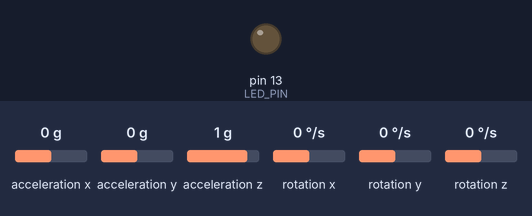
Recording of a sketch running on a simulated Arduino Leonardo, built with avr-gcc and run on an emulated ATmega32U4. Shown: output pins drawn as LEDs (lit = HIGH). Dashed ring = blinking. The test bench sets the inputs (shaded band); at power-on: acceleration x 0 g, acceleration y 0 g, acceleration z 1 g, rotation x 0 °/s, rotation y 0 °/s, rotation z 0 °/s. The sensor or clock chip raises its interrupt line as the real part does; what the sketch prints to the serial monitor is not drawn.

Above: at 0.1 s.
At 0.68 s:
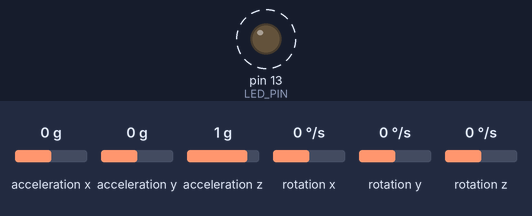
Timing chart, 0 to 3.5 s (numbered marks = the images above):
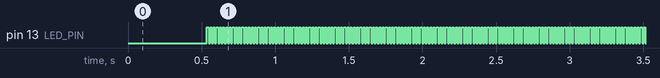

The sketch:

testMPU6050.ino
```cpp
// I2C device class (I2Cdev) demonstration Arduino sketch for MPU6050 class using DMP (MotionApps v2.0)
// 6/21/2012 by Jeff Rowberg <jeff@rowberg.net>
// Updates should (hopefully) always be available at https://github.com/jrowberg/i2cdevlib
//
// Changelog:
//      2013-05-08 - added seamless Fastwire support
//                 - added note about gyro calibration
//      2012-06-21 - added note about Arduino 1.0.1 + Leonardo compatibility error
//      2012-06-20 - improved FIFO overflow handling and simplified read process
//      2012-06-19 - completely rearranged DMP initialization code and simplification
//      2012-06-13 - pull gyro and accel data from FIFO packet instead of reading directly
//      2012-06-09 - fix broken FIFO read sequence and change interrupt detection to RISING
//      2012-06-05 - add gravity-compensated initial reference frame acceleration output
//                 - add 3D math helper file to DMP6 example sketch
//                 - add Euler output and Yaw/Pitch/Roll output formats
//      2012-06-04 - remove accel offset clearing for better results (thanks Sungon Lee)
//      2012-06-01 - fixed gyro sensitivity to be 2000 deg/sec instead of 250
//      2012-05-30 - basic DMP initialization working

// calibration: http://42bots.com/tutorials/arduino-script-for-mpu-6050-auto-calibration/

/* ============================================
  I2Cdev device library code is placed under the MIT license
  Copyright (c) 2012 Jeff Rowberg

  Permission is hereby granted, free of charge, to any person obtaining a copy
  of this software and associated documentation files (the "Software"), to deal
  in the Software without restriction, including without limitation the rights
  to use, copy, modify, merge, publish, distribute, sublicense, and/or sell
  copies of the Software, and to permit persons to whom the Software is
  furnished to do so, subject to the following conditions:

  The above copyright notice and this permission notice shall be included in
  all copies or substantial portions of the Software.

  THE SOFTWARE IS PROVIDED "AS IS", WITHOUT WARRANTY OF ANY KIND, EXPRESS OR
  IMPLIED, INCLUDING BUT NOT LIMITED TO THE WARRANTIES OF MERCHANTABILITY,
  FITNESS FOR A PARTICULAR PURPOSE AND NONINFRINGEMENT. IN NO EVENT SHALL THE
  AUTHORS OR COPYRIGHT HOLDERS BE LIABLE FOR ANY CLAIM, DAMAGES OR OTHER
  LIABILITY, WHETHER IN AN ACTION OF CONTRACT, TORT OR OTHERWISE, ARISING FROM,
  OUT OF OR IN CONNECTION WITH THE SOFTWARE OR THE USE OR OTHER DEALINGS IN
  THE SOFTWARE.
  ===============================================
*/

// I2Cdev and MPU6050 must be installed as libraries, or else the .cpp/.h files
// for both classes must be in the include path of your project
#include "I2Cdev.h"

#include "MPU6050_6Axis_MotionApps20.h"
//#include "MPU6050.h" // not necessary if using MotionApps include file

// Arduino Wire library is required if I2Cdev I2CDEV_ARDUINO_WIRE implementation
// is used in I2Cdev.h
#if I2CDEV_IMPLEMENTATION == I2CDEV_ARDUINO_WIRE
#include "Wire.h"
#endif

// class default I2C address is 0x68
// specific I2C addresses may be passed as a parameter here
// AD0 low = 0x68 (default for SparkFun breakout and InvenSense evaluation board)
// AD0 high = 0x69
MPU6050 mpu;
//MPU6050 mpu(0x69); // <-- use for AD0 high

/* =========================================================================
   NOTE: In addition to connection 3.3v, GND, SDA, and SCL, this sketch
   depends on the MPU-6050's INT pin being connected to the Arduino's
   external interrupt #0 pin. On the Arduino Uno and Mega 2560, this is
   digital I/O pin 2.
   ========================================================================= */

/* =========================================================================
   NOTE: Arduino v1.0.1 with the Leonardo board generates a compile error
   when using Serial.write(buf, len). The Teapot output uses this method.
   The solution requires a modification to the Arduino USBAPI.h file, which
   is fortunately simple, but annoying. This will be fixed in the next IDE
   release. For more info, see these links:

   http://arduino.cc/forum/index.php/topic,109987.0.html
   http://code.google.com/p/arduino/issues/detail?id=958
   ========================================================================= */


// uncomment "OUTPUT_READABLE_QUATERNION" if you want to see the actual
// quaternion components in a [w, x, y, z] format (not best for parsing
// on a remote host such as Processing or something though)
//#define OUTPUT_READABLE_QUATERNION

// uncomment "OUTPUT_READABLE_EULER" if you want to see Euler angles
// (in degrees) calculated from the quaternions coming from the FIFO.
// Note that Euler angles suffer from gimbal lock (for more info, see
// http://en.wikipedia.org/wiki/Gimbal_lock)
//#define OUTPUT_READABLE_EULER

// uncomment "OUTPUT_READABLE_YAWPITCHROLL" if you want to see the yaw/
// pitch/roll angles (in degrees) calculated from the quaternions coming
// from the FIFO. Note this also requires gravity vector calculations.
// Also note that yaw/pitch/roll angles suffer from gimbal lock (for
// more info, see: http://en.wikipedia.org/wiki/Gimbal_lock)
#define OUTPUT_READABLE_YAWPITCHROLL

// uncomment "OUTPUT_READABLE_REALACCEL" if you want to see acceleration
// components with gravity removed. This acceleration reference frame is
// not compensated for orientation, so +X is always +X according to the
// sensor, just without the effects of gravity. If you want acceleration
// compensated for orientation, us OUTPUT_READABLE_WORLDACCEL instead.
//#define OUTPUT_READABLE_REALACCEL

// uncomment "OUTPUT_READABLE_WORLDACCEL" if you want to see acceleration
// components with gravity removed and adjusted for the world frame of
// reference (yaw is relative to initial orientation, since no magnetometer
// is present in this case). Could be quite handy in some cases.
//#define OUTPUT_READABLE_WORLDACCEL

// uncomment "OUTPUT_TEAPOT" if you want output that matches the
// format used for the InvenSense teapot demo
//#define OUTPUT_TEAPOT


#define LED_PIN 13 // (Arduino is 13, Teensy is 11, Teensy++ is 6)
bool blinkState = false;

// MPU control/status vars
bool dmpReady = false;  // set true if DMP init was successful
uint8_t mpuIntStatus;   // holds actual interrupt status byte from MPU
uint8_t devStatus;      // return status after each device operation (0 = success, !0 = error)
uint16_t packetSize;    // expected DMP packet size (default is 42 bytes)
uint16_t fifoCount;     // count of all bytes currently in FIFO
uint8_t fifoBuffer[64]; // FIFO storage buffer

// orientation/motion vars
Quaternion q;           // [w, x, y, z]         quaternion container
VectorInt16 aa;         // [x, y, z]            accel sensor measurements
VectorInt16 aaReal;     // [x, y, z]            gravity-free accel sensor measurements
VectorInt16 aaWorld;    // [x, y, z]            world-frame accel sensor measurements
VectorFloat gravity;    // [x, y, z]            gravity vector
float euler[3];         // [psi, theta, phi]    Euler angle container
float ypr[3];           // [yaw, pitch, roll]   yaw/pitch/roll container and gravity vector

// packet structure for InvenSense teapot demo
uint8_t teapotPacket[14] = { '$', 0x02, 0, 0, 0, 0, 0, 0, 0, 0, 0x00, 0x00, '\r', '\n' };


int cnt = 0;
int cnt1 = 0;
// ================================================================
// ===               INTERRUPT DETECTION ROUTINE                ===
// ================================================================

volatile bool mpuInterrupt = false;     // indicates whether MPU interrupt pin has gone high
void dmpDataReady() {
  mpuInterrupt = true;
}


// ================================================================
// ===                      INITIAL SETUP                       ===
// ================================================================

void setup() {
  // join I2C bus (I2Cdev library doesn't do this automatically)
#if I2CDEV_IMPLEMENTATION == I2CDEV_ARDUINO_WIRE
  Wire.begin();
#elif I2CDEV_IMPLEMENTATION == I2CDEV_BUILTIN_FASTWIRE
  Fastwire::setup(400, true);
#endif

  // initialize serial communication
  // (115200 chosen because it is required for Teapot Demo output, but it's
  // really up to you depending on your project)
  Serial.begin(115200);
  while (!Serial); // wait for Leonardo enumeration, others continue immediately

  // NOTE: 8MHz or slower host processors, like the Teensy @ 3.3v or Ardunio
  // Pro Mini running at 3.3v, cannot handle this baud rate reliably due to
  // the baud timing being too misaligned with processor ticks. You must use
  // 38400 or slower in these cases, or use some kind of external separate
  // crystal solution for the UART timer.

  // initialize device
  Serial.println(F("Initializing I2C devices..."));
  mpu.initialize();

  // verify connection
  Serial.println(F("Testing device connections..."));
  Serial.println(mpu.testConnection() ? F("MPU6050 connection successful") : F("MPU6050 connection failed"));

  // wait for ready
  Serial.println(F("\nSend any character to begin DMP programming and demo: "));
  // while (Serial.available() && Serial.read()); // empty buffer
  // while (!Serial.available());                 // wait for data
  // while (Serial.available() && Serial.read()); // empty buffer again

  // load and configure the DMP
  Serial.println(F("Initializing DMP..."));
  devStatus = mpu.dmpInitialize();

  // supply your own gyro offsets here, scaled for min sensitivity
  mpu.setXGyroOffset(135);
  mpu.setYGyroOffset(34);
  mpu.setZGyroOffset(-30);
  mpu.setZAccelOffset(1736); // 1688 factory default for my test chip

  // make sure it worked (returns 0 if so)
  if (devStatus == 0) {
    // turn on the DMP, now that it's ready
    Serial.println(F("Enabling DMP..."));
    mpu.setDMPEnabled(true);

    // enable Arduino interrupt detection
    Serial.println(F("Enabling interrupt detection (Arduino external interrupt 0)..."));
    attachInterrupt(26, dmpDataReady, RISING);
    mpuIntStatus = mpu.getIntStatus();

    // set our DMP Ready flag so the main loop() function knows it's okay to use it
    Serial.println(F("DMP ready! Waiting for first interrupt..."));
    dmpReady = true;

    // get expected DMP packet size for later comparison
    packetSize = mpu.dmpGetFIFOPacketSize();
  } else {
    // ERROR!
    // 1 = initial memory load failed
    // 2 = DMP configuration updates failed
    // (if it's going to break, usually the code will be 1)
    Serial.print(F("DMP Initialization failed (code "));
    Serial.print(devStatus);
    Serial.println(F(")"));
  }

  // configure LED for output
  pinMode(LED_PIN, OUTPUT);
}


// ================================================================
// ===                    MAIN PROGRAM LOOP                     ===
// ================================================================

void loop() {
  // if programming failed, don't try to do anything
  if (!dmpReady) return;

  // wait for MPU interrupt or extra packet(s) available
  while (!mpuInterrupt && fifoCount < packetSize) {
    // other program behavior stuff here
    // .
    // .
    // .
    // if you are really paranoid you can frequently test in between other
    // stuff to see if mpuInterrupt is true, and if so, "break;" from the
    // while() loop to immediately process the MPU data
    // .
    // .
    // .
 /*     cnt++;
  if (cnt % 10 == 0) {
    cnt = 0;
    Serial.println(cnt1++);
  }*/
  }

  // reset interrupt flag and get INT_STATUS byte
  mpuInterrupt = false;
  mpuIntStatus = mpu.getIntStatus();

  // get current FIFO count
  fifoCount = mpu.getFIFOCount();

  // check for overflow (this should never happen unless our code is too inefficient)
  if ((mpuIntStatus & 0x10) || fifoCount == 1024) {
    // reset so we can continue cleanly
    mpu.resetFIFO();
    Serial.println(F("FIFO overflow!"));

    // otherwise, check for DMP data ready interrupt (this should happen frequently)
  } else if (mpuIntStatus & 0x02) {
    // wait for correct available data length, should be a VERY short wait
    while (fifoCount < packetSize) fifoCount = mpu.getFIFOCount();

    // read a packet from FIFO
    mpu.getFIFOBytes(fifoBuffer, packetSize);

    // track FIFO count here in case there is > 1 packet available
    // (this lets us immediately read more without waiting for an interrupt)
    fifoCount -= packetSize;

#ifdef OUTPUT_READABLE_QUATERNION
    // display quaternion values in easy matrix form: w x y z
    mpu.dmpGetQuaternion(&q, fifoBuffer);
    Serial.print("quat\t");
    Serial.print(q.w);
    Serial.print("\t");
    Serial.print(q.x);
    Serial.print("\t");
    Serial.print(q.y);
    Serial.print("\t");
    Serial.println(q.z);
#endif

#ifdef OUTPUT_READABLE_EULER
    // display Euler angles in degrees
    mpu.dmpGetQuaternion(&q, fifoBuffer);
    mpu.dmpGetEuler(euler, &q);
    Serial.print("euler\t");
    Serial.print(euler[0] * 180 / M_PI);
    Serial.print("\t");
    Serial.print(euler[1] * 180 / M_PI);
    Serial.print("\t");
    Serial.println(euler[2] * 180 / M_PI);
#endif

#ifdef OUTPUT_READABLE_YAWPITCHROLL
    // display Euler angles in degrees
    mpu.dmpGetQuaternion(&q, fifoBuffer);
    mpu.dmpGetGravity(&gravity, &q);
    mpu.dmpGetYawPitchRoll(ypr, &q, &gravity);
    Serial.print("ypr\t");
    Serial.print(ypr[0] * 180 / M_PI);
    Serial.print("\t");
    Serial.print(ypr[1] * 180 / M_PI);
    Serial.print("\t");
    Serial.println(ypr[2] * 180 / M_PI);
#endif

#ifdef OUTPUT_READABLE_REALACCEL
    // display real acceleration, adjusted to remove gravity
    mpu.dmpGetQuaternion(&q, fifoBuffer);
    mpu.dmpGetAccel(&aa, fifoBuffer);
    mpu.dmpGetGravity(&gravity, &q);
    mpu.dmpGetLinearAccel(&aaReal, &aa, &gravity);
    Serial.print("areal\t");
    Serial.print(aaReal.x);
    Serial.print("\t");
    Serial.print(aaReal.y);
    Serial.print("\t");
    Serial.println(aaReal.z);
#endif

#ifdef OUTPUT_READABLE_WORLDACCEL
    // display initial world-frame acceleration, adjusted to remove gravity
    // and rotated based on known orientation from quaternion
    mpu.dmpGetQuaternion(&q, fifoBuffer);
    mpu.dmpGetAccel(&aa, fifoBuffer);
    mpu.dmpGetGravity(&gravity, &q);
    mpu.dmpGetLinearAccel(&aaReal, &aa, &gravity);
    mpu.dmpGetLinearAccelInWorld(&aaWorld, &aaReal, &q);
    Serial.print("aworld\t");
    Serial.print(aaWorld.x);
    Serial.print("\t");
    Serial.print(aaWorld.y);
    Serial.print("\t");
    Serial.println(aaWorld.z);
#endif

#ifdef OUTPUT_TEAPOT
    // display quaternion values in InvenSense Teapot demo format:
    teapotPacket[2] = fifoBuffer[0];
    teapotPacket[3] = fifoBuffer[1];
    teapotPacket[4] = fifoBuffer[4];
    teapotPacket[5] = fifoBuffer[5];
    teapotPacket[6] = fifoBuffer[8];
    teapotPacket[7] = fifoBuffer[9];
    teapotPacket[8] = fifoBuffer[12];
    teapotPacket[9] = fifoBuffer[13];
    Serial.write(teapotPacket, 14);
    teapotPacket[11]++; // packetCount, loops at 0xFF on purpose
#endif

    // blink LED to indicate activity
    blinkState = !blinkState;
    digitalWrite(LED_PIN, blinkState);
  }

}
```

Measured:
- by itself, pin 13 (LED_PIN): alternates HIGH for 0.01 s and LOW for 0.01 s
